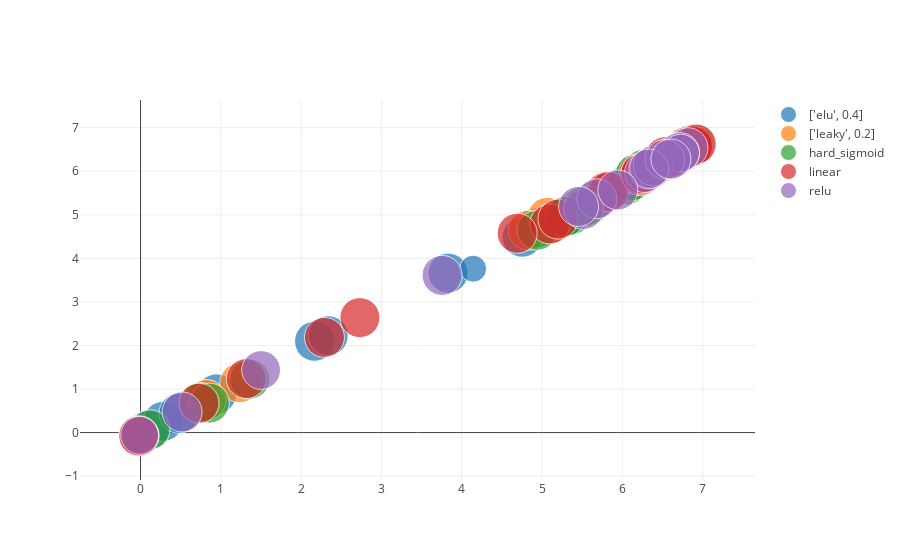

Notebook code for this chart:
### Code cell
results.results_dataframe_graph(facet='activation_full',att=['neuronsE','neuronsD','nlayersE','nlayersD', 'activation','fulldrop', 'drop', 'activation_full','lag'])

### Figure 1 — Plotly figure (JSON) as saved in the notebook; plotly's stock layout.template omitted (floating-point values rounded to 4 significant figures)
{"data": [{"marker": {"size": [40, 40, 39.2, 40, 39.2, 40, 40, 38.6, 26.6, 40, 39, 39.4, 40, 40, 40, 40, 40, 40, 27, 38.8, 40, 40, 40, 40, 40, 39.8, 40, 40, 40, 38.2, 40]}, "mode": "markers", "name": "['elu', 0.4]", "text": ["neuronsE:1024-neuronsD:1024-nlayersE:3-nlayersD:1-activation:hard_sigmoid-fulldrop:0.1-drop:0.4-activation_full:['elu', 0.4]-lag:6-activation_full:['elu', 0.4]", "neuronsE:1024-neuronsD:1024-nlayersE:3-nlayersD:2-activation:['elu', 0.4]-fulldrop:0.2-drop:0.0-activation_full:['elu', 0.4]-lag:18-activation_full:['elu', 0.4]", "neuronsE:1024-neuronsD:128-nlayersE:3-nlayersD:3-activation:relu-fulldrop:0.2-drop:0.0-activation_full:['elu', 0.4]-lag:6-activation_full:['elu', 0.4]", "neuronsE:1024-neuronsD:512-nlayersE:2-nlayersD:1-activation:relu-fulldrop:0.4-drop:0.0-activation_full:['elu', 0.4]-lag:12-activation_full:['elu', 0.4]", "neuronsE:1024-neuronsD:64-nlayersE:3-nlayersD:1-activation:linear-fulldrop:0.3-drop:0.0-activation_full:['elu', 0.4]-lag:18-activation_full:['elu', 0.4]", "neuronsE:128-neuronsD:1024-nlayersE:2-nlayersD:2-activation:hard_sigmoid-fulldrop:0.2-drop:0.4-activation_full:['elu', 0.4]-lag:6-activation_full:['elu', 0.4]", "neuronsE:128-neuronsD:196-nlayersE:3-nlayersD:3-activation:linear-fulldrop:0.2-drop:0.1-activation_full:['elu', 0.4]-lag:18-activation_full:['elu', 0.4]", "neuronsE:128-neuronsD:2048-nlayersE:3-nlayersD:3-activation:['leaky', 0.2]-fulldrop:0.1-drop:0.3-activation_full:['elu', 0.4]-lag:6-activation_full:['elu', 0.4]", "neuronsE:128-neuronsD:2048-nlayersE:3-nlayersD:3-activation:linear-fulldrop:0.0-drop:0.2-activation_full:['elu', 0.4]-lag:12-activation_full:['elu', 0.4]", "neuronsE:128-neuronsD:256-nlayersE:1-nlayersD:1-activation:hard_sigmoid-fulldrop:0.4-drop:0.0-activation_full:['elu', 0.4]-lag:12-activation_full:['elu', 0.4]", "neuronsE:196-neuronsD:1024-nlayersE:2-nlayersD:1-activation:relu-fulldrop:0.5-drop:0.0-activation_full:['elu', 0.4]-lag:6-activation_full:['elu', 0.4]", "neuronsE:196-neuronsD:128-nlayersE:1-nlayersD:1-activation:['elu', 0.4]-fulldrop:0.2-drop:0.0-activation_full:['elu', 0.4]-lag:6-activation_full:['elu', 0.4]", "neuronsE:196-neuronsD:128-nlayersE:2-nlayersD:1-activation:linear-fulldrop:0.2-drop:0.0-activation_full:['elu', 0.4]-lag:18-activation_full:['elu', 0.4]", "neuronsE:196-neuronsD:128-nlayersE:2-nlayersD:3-activation:hard_sigmoid-fulldrop:0.5-drop:0.3-activation_full:['elu', 0.4]-lag:6-activation_full:['elu', 0.4]", "neuronsE:196-neuronsD:196-nlayersE:2-nlayersD:2-activation:relu-fulldrop:0.5-drop:0.4-activation_full:['elu', 0.4]-lag:18-activation_full:['elu', 0.4]", "neuronsE:196-neuronsD:32-nlayersE:2-nlayersD:2-activation:['leaky', 0.2]-fulldrop:0.2-drop:0.5-activation_full:['elu', 0.4]-lag:12-activation_full:['elu', 0.4]", "neuronsE:196-neuronsD:64-nlayersE:2-nlayersD:3-activation:['leaky', 0.2]-fulldrop:0.2-drop:0.4-activation_full:['elu', 0.4]-lag:12-activation_full:['elu', 0.4]", "neuronsE:2048-neuronsD:2048-nlayersE:1-nlayersD:1-activation:hard_sigmoid-fulldrop:0.3-drop:0.5-activation_full:['elu', 0.4]-lag:6-activation_full:['elu', 0.4]", "neuronsE:2048-neuronsD:2048-nlayersE:2-nlayersD:3-activation:linear-fulldrop:0.2-drop:0.1-activation_full:['elu', 0.4]-lag:12-activation_full:['elu', 0.4]", "neuronsE:2048-neuronsD:512-nlayersE:3-nlayersD:2-activation:hard_sigmoid-fulldrop:0.3-drop:0.5-activation_full:['elu', 0.4]-lag:6-activation_full:['elu', 0.4]", "neuronsE:2048-neuronsD:64-nlayersE:2-nlayersD:2-activation:linear-fulldrop:0.4-drop:0.1-activation_full:['elu', 0.4]-lag:6-activation_full:['elu', 0.4]", "neuronsE:256-neuronsD:256-nlayersE:3-nlayersD:1-activation:['elu', 0.4]-fulldrop:0.5-drop:0.0-activation_full:['elu', 0.4]-lag:18-activation_full:['elu', 0.4]", "neuronsE:256-neuronsD:64-nlayersE:3-nlayersD:1-activation:relu-fulldrop:0.0-drop:0.3-activation_full:['elu', 0.4]-lag:18-activation_full:['elu', 0.4]", "neuronsE:32-neuronsD:512-nlayersE:2-nlayersD:2-activation:['leaky', 0.2]-fulldrop:0.2-drop:0.3-activation_full:['elu', 0.4]-lag:18-activation_full:['elu', 0.4]", "neuronsE:512-neuronsD:196-nlayersE:1-nlayersD:1-activation:['leaky', 0.2]-fulldrop:0.0-drop:0.5-activation_full:['elu', 0.4]-lag:18-activation_full:['elu', 0.4]", "neuronsE:512-neuronsD:196-nlayersE:2-nlayersD:2-activation:['leaky', 0.2]-fulldrop:0.4-drop:0.2-activation_full:['elu', 0.4]-lag:18-activation_full:['elu', 0.4]", "neuronsE:64-neuronsD:196-nlayersE:1-nlayersD:2-activation:['elu', 0.4]-fulldrop:0.1-drop:0.5-activation_full:['elu', 0.4]-lag:12-activation_full:['elu', 0.4]", "neuronsE:64-neuronsD:196-nlayersE:3-nlayersD:2-activation:relu-fulldrop:0.5-drop:0.5-activation_full:['elu', 0.4]-lag:12-activation_full:['elu', 0.4]", "neuronsE:64-neuronsD:2048-nlayersE:2-nlayersD:1-activation:relu-fulldrop:0.3-drop:0.4-activation_full:['elu', 0.4]-lag:18-activation_full:['elu', 0.4]", "neuronsE:64-neuronsD:2048-nlayersE:2-nlayersD:3-activation:hard_sigmoid-fulldrop:0.4-drop:0.2-activation_full:['elu', 0.4]-lag:6-activation_full:['elu', 0.4]", "neuronsE:64-neuronsD:256-nlayersE:1-nlayersD:1-activation:linear-fulldrop:0.0-drop:0.0-activation_full:['elu', 0.4]-lag:18-activation_full:['elu', 0.4]"], "type": "scatter", "uid": "79a8de85-818d-4d2a-9422-7d1f27512687", "x": [-0.01846, 6.8, 6.798, 6.799, 6.658, 0.09916, 6.287, 6.154, 6.543, 3.83, 6.646, 6.751, 6.767, -0.0124, 4.754, 0.5186, 5.355, 2.167, 4.142, -0.01464, 6.153, 6.826, 5.629, 4.929, 0.2821, 6.144, 2.337, 0.4791, 0.9462, -0.02351, 6.635], "y": [-0.05623, 6.498, 6.492, 6.54, 6.372, 0.05682, 6.006, 5.876, 6.252, 3.662, 6.332, 6.498, 6.489, -0.07524, 4.485, 0.4773, 4.99, 2.097, 3.763, -0.07574, 5.906, 6.539, 5.298, 4.699, 0.2581, 5.804, 2.225, 0.4434, 0.8886, -0.06947, 6.361]}, {"marker": {"size": [39.8, 40, 40, 40, 39.6, 40, 40, 38.6, 40, 39.8, 40, 40, 39.6, 39.8, 40, 40, 40, 40, 40, 39.6, 40, 40, 40, 40, 40]}, "mode": "markers", "name": "['leaky', 0.2]", "text": ["neuronsE:1024-neuronsD:196-nlayersE:1-nlayersD:2-activation:['elu', 0.4]-fulldrop:0.4-drop:0.1-activation_full:['leaky', 0.2]-lag:6-activation_full:['leaky', 0.2]", "neuronsE:1024-neuronsD:256-nlayersE:1-nlayersD:3-activation:hard_sigmoid-fulldrop:0.3-drop:0.0-activation_full:['leaky', 0.2]-lag:12-activation_full:['leaky', 0.2]", "neuronsE:1024-neuronsD:256-nlayersE:3-nlayersD:2-activation:['leaky', 0.2]-fulldrop:0.4-drop:0.4-activation_full:['leaky', 0.2]-lag:12-activation_full:['leaky', 0.2]", "neuronsE:128-neuronsD:128-nlayersE:3-nlayersD:1-activation:['elu', 0.4]-fulldrop:0.2-drop:0.1-activation_full:['leaky', 0.2]-lag:6-activation_full:['leaky', 0.2]", "neuronsE:128-neuronsD:256-nlayersE:3-nlayersD:1-activation:['elu', 0.4]-fulldrop:0.1-drop:0.0-activation_full:['leaky', 0.2]-lag:6-activation_full:['leaky', 0.2]", "neuronsE:128-neuronsD:64-nlayersE:1-nlayersD:2-activation:['elu', 0.4]-fulldrop:0.1-drop:0.2-activation_full:['leaky', 0.2]-lag:18-activation_full:['leaky', 0.2]", "neuronsE:128-neuronsD:64-nlayersE:2-nlayersD:3-activation:['leaky', 0.2]-fulldrop:0.5-drop:0.2-activation_full:['leaky', 0.2]-lag:18-activation_full:['leaky', 0.2]", "neuronsE:128-neuronsD:64-nlayersE:3-nlayersD:1-activation:['elu', 0.4]-fulldrop:0.5-drop:0.0-activation_full:['leaky', 0.2]-lag:18-activation_full:['leaky', 0.2]", "neuronsE:196-neuronsD:1024-nlayersE:2-nlayersD:2-activation:hard_sigmoid-fulldrop:0.2-drop:0.3-activation_full:['leaky', 0.2]-lag:12-activation_full:['leaky', 0.2]", "neuronsE:196-neuronsD:196-nlayersE:1-nlayersD:1-activation:['elu', 0.4]-fulldrop:0.1-drop:0.0-activation_full:['leaky', 0.2]-lag:18-activation_full:['leaky', 0.2]", "neuronsE:196-neuronsD:512-nlayersE:1-nlayersD:1-activation:['leaky', 0.2]-fulldrop:0.5-drop:0.0-activation_full:['leaky', 0.2]-lag:18-activation_full:['leaky', 0.2]", "neuronsE:2048-neuronsD:1024-nlayersE:2-nlayersD:3-activation:relu-fulldrop:0.4-drop:0.3-activation_full:['leaky', 0.2]-lag:6-activation_full:['leaky', 0.2]", "neuronsE:2048-neuronsD:64-nlayersE:1-nlayersD:3-activation:['elu', 0.4]-fulldrop:0.1-drop:0.0-activation_full:['leaky', 0.2]-lag:18-activation_full:['leaky', 0.2]", "neuronsE:256-neuronsD:512-nlayersE:1-nlayersD:3-activation:['elu', 0.4]-fulldrop:0.0-drop:0.1-activation_full:['leaky', 0.2]-lag:18-activation_full:['leaky', 0.2]", "neuronsE:32-neuronsD:1024-nlayersE:1-nlayersD:1-activation:['elu', 0.4]-fulldrop:0.0-drop:0.2-activation_full:['leaky', 0.2]-lag:12-activation_full:['leaky', 0.2]", "neuronsE:32-neuronsD:1024-nlayersE:3-nlayersD:1-activation:relu-fulldrop:0.5-drop:0.5-activation_full:['leaky', 0.2]-lag:6-activation_full:['leaky', 0.2]", "neuronsE:32-neuronsD:2048-nlayersE:1-nlayersD:2-activation:['elu', 0.4]-fulldrop:0.3-drop:0.0-activation_full:['leaky', 0.2]-lag:12-activation_full:['leaky', 0.2]", "neuronsE:32-neuronsD:2048-nlayersE:2-nlayersD:1-activation:relu-fulldrop:0.2-drop:0.3-activation_full:['leaky', 0.2]-lag:12-activation_full:['leaky', 0.2]", "neuronsE:32-neuronsD:512-nlayersE:1-nlayersD:3-activation:hard_sigmoid-fulldrop:0.1-drop:0.5-activation_full:['leaky', 0.2]-lag:18-activation_full:['leaky', 0.2]", "neuronsE:512-neuronsD:1024-nlayersE:1-nlayersD:2-activation:['elu', 0.4]-fulldrop:0.4-drop:0.0-activation_full:['leaky', 0.2]-lag:6-activation_full:['leaky', 0.2]", "neuronsE:512-neuronsD:128-nlayersE:1-nlayersD:1-activation:['elu', 0.4]-fulldrop:0.0-drop:0.0-activation_full:['leaky', 0.2]-lag:18-activation_full:['leaky', 0.2]", "neuronsE:512-neuronsD:128-nlayersE:1-nlayersD:3-activation:['elu', 0.4]-fulldrop:0.3-drop:0.0-activation_full:['leaky', 0.2]-lag:6-activation_full:['leaky', 0.2]", "neuronsE:512-neuronsD:128-nlayersE:2-nlayersD:2-activation:relu-fulldrop:0.5-drop:0.4-activation_full:['leaky', 0.2]-lag:12-activation_full:['leaky', 0.2]", "neuronsE:64-neuronsD:1024-nlayersE:3-nlayersD:2-activation:linear-fulldrop:0.2-drop:0.0-activation_full:['leaky', 0.2]-lag:6-activation_full:['leaky', 0.2]", "neuronsE:64-neuronsD:512-nlayersE:2-nlayersD:2-activation:relu-fulldrop:0.2-drop:0.1-activation_full:['leaky', 0.2]-lag:18-activation_full:['leaky', 0.2]"], "type": "scatter", "uid": "2e9721c6-4179-4ec0-b479-d6ba72bcbc2a", "x": [6.704, 0.8162, 5.128, 6.585, 6.642, 6.109, 6.107, 6.801, 0.8201, 6.853, 6.82, 6.126, 6.73, 6.632, 6.68, 5.069, 6.658, 4.828, 1.237, 6.78, 6.849, 6.813, 5.482, 6.5, 6.587], "y": [6.394, 0.7501, 4.803, 6.293, 6.34, 5.781, 5.773, 6.528, 0.7591, 6.565, 6.594, 5.813, 6.406, 6.324, 6.4, 4.943, 6.395, 4.647, 1.147, 6.488, 6.541, 6.522, 5.163, 6.213, 6.297]}, {"marker": {"size": [40, 40, 40, 39.8, 40, 40, 40, 40, 40, 40, 40, 40, 40, 40, 40, 40, 40, 40, 40, 40, 40, 40, 40, 40, 40, 40, 40, 40, 40, 40, 40, 39.8, 40, 40, 40, 40, 40, 40, 40, 39.4, 40, 40, 40, 40, 40, 40, 40, 40, 40, 40, 38.6]}, "mode": "markers", "name": "hard_sigmoid", "text": ["neuronsE:1024-neuronsD:1024-nlayersE:1-nlayersD:2-activation:['leaky', 0.2]-fulldrop:0.3-drop:0.0-activation_full:hard_sigmoid-lag:12-activation_full:hard_sigmoid", "neuronsE:1024-neuronsD:1024-nlayersE:2-nlayersD:2-activation:relu-fulldrop:0.2-drop:0.1-activation_full:hard_sigmoid-lag:6-activation_full:hard_sigmoid", "neuronsE:1024-neuronsD:128-nlayersE:1-nlayersD:2-activation:['leaky', 0.2]-fulldrop:0.0-drop:0.0-activation_full:hard_sigmoid-lag:18-activation_full:hard_sigmoid", "neuronsE:1024-neuronsD:128-nlayersE:2-nlayersD:3-activation:['leaky', 0.2]-fulldrop:0.3-drop:0.0-activation_full:hard_sigmoid-lag:18-activation_full:hard_sigmoid", "neuronsE:1024-neuronsD:128-nlayersE:3-nlayersD:3-activation:['elu', 0.4]-fulldrop:0.5-drop:0.3-activation_full:hard_sigmoid-lag:6-activation_full:hard_sigmoid", "neuronsE:1024-neuronsD:196-nlayersE:1-nlayersD:2-activation:['leaky', 0.2]-fulldrop:0.1-drop:0.0-activation_full:hard_sigmoid-lag:12-activation_full:hard_sigmoid", "neuronsE:1024-neuronsD:196-nlayersE:3-nlayersD:3-activation:['leaky', 0.2]-fulldrop:0.0-drop:0.4-activation_full:hard_sigmoid-lag:18-activation_full:hard_sigmoid", "neuronsE:1024-neuronsD:256-nlayersE:1-nlayersD:2-activation:['elu', 0.4]-fulldrop:0.3-drop:0.1-activation_full:hard_sigmoid-lag:6-activation_full:hard_sigmoid", "neuronsE:1024-neuronsD:256-nlayersE:1-nlayersD:2-activation:['leaky', 0.2]-fulldrop:0.4-drop:0.0-activation_full:hard_sigmoid-lag:12-activation_full:hard_sigmoid", "neuronsE:1024-neuronsD:256-nlayersE:2-nlayersD:2-activation:['elu', 0.4]-fulldrop:0.3-drop:0.3-activation_full:hard_sigmoid-lag:18-activation_full:hard_sigmoid", "neuronsE:128-neuronsD:196-nlayersE:3-nlayersD:2-activation:relu-fulldrop:0.1-drop:0.0-activation_full:hard_sigmoid-lag:18-activation_full:hard_sigmoid", "neuronsE:128-neuronsD:256-nlayersE:1-nlayersD:2-activation:['leaky', 0.2]-fulldrop:0.5-drop:0.0-activation_full:hard_sigmoid-lag:12-activation_full:hard_sigmoid", "neuronsE:128-neuronsD:512-nlayersE:1-nlayersD:2-activation:relu-fulldrop:0.4-drop:0.1-activation_full:hard_sigmoid-lag:6-activation_full:hard_sigmoid", "neuronsE:128-neuronsD:512-nlayersE:1-nlayersD:2-activation:relu-fulldrop:0.1-drop:0.1-activation_full:hard_sigmoid-lag:18-activation_full:hard_sigmoid", "neuronsE:128-neuronsD:64-nlayersE:2-nlayersD:1-activation:['elu', 0.4]-fulldrop:0.4-drop:0.0-activation_full:hard_sigmoid-lag:6-activation_full:hard_sigmoid", "neuronsE:196-neuronsD:1024-nlayersE:1-nlayersD:1-activation:['elu', 0.4]-fulldrop:0.1-drop:0.0-activation_full:hard_sigmoid-lag:18-activation_full:hard_sigmoid", "neuronsE:196-neuronsD:1024-nlayersE:2-nlayersD:2-activation:linear-fulldrop:0.1-drop:0.1-activation_full:hard_sigmoid-lag:6-activation_full:hard_sigmoid", "neuronsE:196-neuronsD:128-nlayersE:2-nlayersD:2-activation:relu-fulldrop:0.2-drop:0.5-activation_full:hard_sigmoid-lag:6-activation_full:hard_sigmoid", "neuronsE:196-neuronsD:196-nlayersE:2-nlayersD:2-activation:['leaky', 0.2]-fulldrop:0.2-drop:0.0-activation_full:hard_sigmoid-lag:12-activation_full:hard_sigmoid", "neuronsE:196-neuronsD:256-nlayersE:2-nlayersD:1-activation:relu-fulldrop:0.2-drop:0.0-activation_full:hard_sigmoid-lag:12-activation_full:hard_sigmoid", "neuronsE:196-neuronsD:256-nlayersE:3-nlayersD:2-activation:['elu', 0.4]-fulldrop:0.3-drop:0.0-activation_full:hard_sigmoid-lag:18-activation_full:hard_sigmoid", "neuronsE:196-neuronsD:512-nlayersE:1-nlayersD:2-activation:['elu', 0.4]-fulldrop:0.1-drop:0.0-activation_full:hard_sigmoid-lag:18-activation_full:hard_sigmoid", "neuronsE:196-neuronsD:512-nlayersE:1-nlayersD:2-activation:['elu', 0.4]-fulldrop:0.2-drop:0.0-activation_full:hard_sigmoid-lag:18-activation_full:hard_sigmoid", "neuronsE:196-neuronsD:512-nlayersE:2-nlayersD:2-activation:relu-fulldrop:0.1-drop:0.0-activation_full:hard_sigmoid-lag:12-activation_full:hard_sigmoid", "neuronsE:196-neuronsD:64-nlayersE:1-nlayersD:1-activation:['elu', 0.4]-fulldrop:0.4-drop:0.2-activation_full:hard_sigmoid-lag:12-activation_full:hard_sigmoid", "neuronsE:2048-neuronsD:2048-nlayersE:1-nlayersD:1-activation:linear-fulldrop:0.3-drop:0.2-activation_full:hard_sigmoid-lag:6-activation_full:hard_sigmoid", "neuronsE:256-neuronsD:1024-nlayersE:1-nlayersD:1-activation:relu-fulldrop:0.2-drop:0.1-activation_full:hard_sigmoid-lag:6-activation_full:hard_sigmoid", "neuronsE:256-neuronsD:1024-nlayersE:1-nlayersD:2-activation:['leaky', 0.2]-fulldrop:0.0-drop:0.0-activation_full:hard_sigmoid-lag:12-activation_full:hard_sigmoid", "neuronsE:256-neuronsD:128-nlayersE:1-nlayersD:3-activation:linear-fulldrop:0.1-drop:0.4-activation_full:hard_sigmoid-lag:6-activation_full:hard_sigmoid", "neuronsE:256-neuronsD:196-nlayersE:1-nlayersD:3-activation:relu-fulldrop:0.5-drop:0.0-activation_full:hard_sigmoid-lag:6-activation_full:hard_sigmoid", "neuronsE:256-neuronsD:196-nlayersE:2-nlayersD:1-activation:['leaky', 0.2]-fulldrop:0.4-drop:0.0-activation_full:hard_sigmoid-lag:12-activation_full:hard_sigmoid", "neuronsE:256-neuronsD:196-nlayersE:3-nlayersD:3-activation:hard_sigmoid-fulldrop:0.2-drop:0.3-activation_full:hard_sigmoid-lag:12-activation_full:hard_sigmoid", "neuronsE:256-neuronsD:512-nlayersE:3-nlayersD:1-activation:['leaky', 0.2]-fulldrop:0.3-drop:0.0-activation_full:hard_sigmoid-lag:18-activation_full:hard_sigmoid", "neuronsE:256-neuronsD:512-nlayersE:3-nlayersD:2-activation:['elu', 0.4]-fulldrop:0.5-drop:0.2-activation_full:hard_sigmoid-lag:18-activation_full:hard_sigmoid", "neuronsE:256-neuronsD:64-nlayersE:1-nlayersD:1-activation:['leaky', 0.2]-fulldrop:0.3-drop:0.0-activation_full:hard_sigmoid-lag:6-activation_full:hard_sigmoid", "neuronsE:256-neuronsD:64-nlayersE:3-nlayersD:3-activation:['elu', 0.4]-fulldrop:0.5-drop:0.1-activation_full:hard_sigmoid-lag:6-activation_full:hard_sigmoid", "neuronsE:32-neuronsD:256-nlayersE:3-nlayersD:1-activation:['leaky', 0.2]-fulldrop:0.3-drop:0.5-activation_full:hard_sigmoid-lag:18-activation_full:hard_sigmoid", "neuronsE:32-neuronsD:512-nlayersE:1-nlayersD:1-activation:linear-fulldrop:0.0-drop:0.1-activation_full:hard_sigmoid-lag:6-activation_full:hard_sigmoid", "neuronsE:32-neuronsD:64-nlayersE:1-nlayersD:1-activation:['leaky', 0.2]-fulldrop:0.4-drop:0.1-activation_full:hard_sigmoid-lag:18-activation_full:hard_sigmoid", "neuronsE:32-neuronsD:64-nlayersE:3-nlayersD:3-activation:relu-fulldrop:0.4-drop:0.1-activation_full:hard_sigmoid-lag:6-activation_full:hard_sigmoid", "neuronsE:512-neuronsD:1024-nlayersE:1-nlayersD:2-activation:['elu', 0.4]-fulldrop:0.2-drop:0.0-activation_full:hard_sigmoid-lag:18-activation_full:hard_sigmoid", "neuronsE:512-neuronsD:1024-nlayersE:2-nlayersD:2-activation:relu-fulldrop:0.1-drop:0.1-activation_full:hard_sigmoid-lag:12-activation_full:hard_sigmoid", "neuronsE:512-neuronsD:1024-nlayersE:3-nlayersD:2-activation:['elu', 0.4]-fulldrop:0.3-drop:0.1-activation_full:hard_sigmoid-lag:6-activation_full:hard_sigmoid", "neuronsE:512-neuronsD:1024-nlayersE:3-nlayersD:2-activation:['leaky', 0.2]-fulldrop:0.5-drop:0.1-activation_full:hard_sigmoid-lag:18-activation_full:hard_sigmoid", "neuronsE:512-neuronsD:32-nlayersE:3-nlayersD:1-activation:linear-fulldrop:0.3-drop:0.4-activation_full:hard_sigmoid-lag:12-activation_full:hard_sigmoid", "neuronsE:512-neuronsD:512-nlayersE:1-nlayersD:1-activation:['leaky', 0.2]-fulldrop:0.1-drop:0.0-activation_full:hard_sigmoid-lag:12-activation_full:hard_sigmoid", "neuronsE:512-neuronsD:512-nlayersE:2-nlayersD:1-activation:['elu', 0.4]-fulldrop:0.2-drop:0.0-activation_full:hard_sigmoid-lag:12-activation_full:hard_sigmoid", "neuronsE:512-neuronsD:64-nlayersE:3-nlayersD:2-activation:['leaky', 0.2]-fulldrop:0.3-drop:0.4-activation_full:hard_sigmoid-lag:12-activation_full:hard_sigmoid", "neuronsE:64-neuronsD:1024-nlayersE:3-nlayersD:3-activation:relu-fulldrop:0.4-drop:0.3-activation_full:hard_sigmoid-lag:6-activation_full:hard_sigmoid", "neuronsE:64-neuronsD:196-nlayersE:2-nlayersD:2-activation:['elu', 0.4]-fulldrop:0.1-drop:0.0-activation_full:hard_sigmoid-lag:12-activation_full:hard_sigmoid", "neuronsE:64-neuronsD:196-nlayersE:3-nlayersD:2-activation:linear-fulldrop:0.4-drop:0.0-activation_full:hard_sigmoid-lag:18-activation_full:hard_sigmoid"], "type": "scatter", "uid": "124666a8-d424-47e3-ae87-67f70fc9ac42", "x": [6.799, 6.705, 6.805, 6.812, 6.056, 6.855, 1.359, 6.869, 6.862, 5.572, 6.679, 6.795, 6.708, 6.627, 6.714, 6.905, 6.37, 5.279, 6.827, 6.796, 6.845, 6.885, 6.797, 6.739, 6.805, 5.519, 6.812, 6.827, 4.941, 6.752, 6.846, 0.119, 6.716, 6.109, 6.729, 6.649, 0.7385, 6.371, 6.426, 6.266, 6.896, 6.649, 6.631, 6.608, 0.8557, 6.844, 6.892, 5.3, 6.164, 6.73, 6.494], "y": [6.558, 6.382, 6.507, 6.505, 5.691, 6.538, 1.227, 6.582, 6.549, 5.213, 6.367, 6.514, 6.421, 6.326, 6.426, 6.619, 6.095, 4.946, 6.524, 6.496, 6.55, 6.59, 6.513, 6.432, 6.519, 5.186, 6.512, 6.533, 4.646, 6.458, 6.556, 0.0658, 6.404, 5.774, 6.44, 6.361, 0.6928, 6.104, 6.16, 6.053, 6.592, 6.341, 6.328, 6.291, 0.6773, 6.545, 6.589, 4.968, 5.936, 6.444, 6.275]}, {"marker": {"size": [40, 39.4, 39.6, 40, 40, 40, 40, 40, 40, 40, 40, 40, 40, 40, 39.2, 40, 40, 38.8, 40, 40, 40, 40, 40, 40, 40, 40, 40, 40, 40, 39.8, 40, 40, 40, 40, 40, 40, 40, 40, 40, 40, 40, 39.8, 40, 40]}, "mode": "markers", "name": "linear", "text": ["neuronsE:1024-neuronsD:1024-nlayersE:2-nlayersD:1-activation:['leaky', 0.2]-fulldrop:0.1-drop:0.0-activation_full:linear-lag:12-activation_full:linear", "neuronsE:1024-neuronsD:128-nlayersE:2-nlayersD:2-activation:['leaky', 0.2]-fulldrop:0.3-drop:0.0-activation_full:linear-lag:12-activation_full:linear", "neuronsE:1024-neuronsD:512-nlayersE:1-nlayersD:3-activation:relu-fulldrop:0.3-drop:0.0-activation_full:linear-lag:12-activation_full:linear", "neuronsE:128-neuronsD:1024-nlayersE:3-nlayersD:2-activation:relu-fulldrop:0.0-drop:0.1-activation_full:linear-lag:12-activation_full:linear", "neuronsE:128-neuronsD:128-nlayersE:1-nlayersD:1-activation:['leaky', 0.2]-fulldrop:0.1-drop:0.1-activation_full:linear-lag:6-activation_full:linear", "neuronsE:128-neuronsD:128-nlayersE:1-nlayersD:2-activation:['elu', 0.4]-fulldrop:0.5-drop:0.2-activation_full:linear-lag:6-activation_full:linear", "neuronsE:128-neuronsD:196-nlayersE:3-nlayersD:1-activation:relu-fulldrop:0.2-drop:0.0-activation_full:linear-lag:18-activation_full:linear", "neuronsE:128-neuronsD:256-nlayersE:1-nlayersD:1-activation:['leaky', 0.2]-fulldrop:0.2-drop:0.0-activation_full:linear-lag:12-activation_full:linear", "neuronsE:128-neuronsD:256-nlayersE:2-nlayersD:2-activation:relu-fulldrop:0.4-drop:0.1-activation_full:linear-lag:18-activation_full:linear", "neuronsE:128-neuronsD:512-nlayersE:2-nlayersD:2-activation:relu-fulldrop:0.1-drop:0.2-activation_full:linear-lag:12-activation_full:linear", "neuronsE:196-neuronsD:128-nlayersE:2-nlayersD:1-activation:['elu', 0.4]-fulldrop:0.3-drop:0.0-activation_full:linear-lag:12-activation_full:linear", "neuronsE:196-neuronsD:128-nlayersE:2-nlayersD:1-activation:['leaky', 0.2]-fulldrop:0.5-drop:0.5-activation_full:linear-lag:12-activation_full:linear", "neuronsE:196-neuronsD:196-nlayersE:3-nlayersD:2-activation:linear-fulldrop:0.3-drop:0.3-activation_full:linear-lag:12-activation_full:linear", "neuronsE:196-neuronsD:256-nlayersE:3-nlayersD:2-activation:['leaky', 0.2]-fulldrop:0.1-drop:0.0-activation_full:linear-lag:12-activation_full:linear", "neuronsE:196-neuronsD:32-nlayersE:1-nlayersD:2-activation:['leaky', 0.2]-fulldrop:0.3-drop:0.0-activation_full:linear-lag:12-activation_full:linear", "neuronsE:196-neuronsD:512-nlayersE:2-nlayersD:2-activation:['elu', 0.4]-fulldrop:0.5-drop:0.0-activation_full:linear-lag:12-activation_full:linear", "neuronsE:2048-neuronsD:128-nlayersE:2-nlayersD:3-activation:['elu', 0.4]-fulldrop:0.5-drop:0.4-activation_full:linear-lag:18-activation_full:linear", "neuronsE:2048-neuronsD:512-nlayersE:3-nlayersD:1-activation:hard_sigmoid-fulldrop:0.0-drop:0.5-activation_full:linear-lag:6-activation_full:linear", "neuronsE:256-neuronsD:1024-nlayersE:1-nlayersD:2-activation:['elu', 0.4]-fulldrop:0.3-drop:0.1-activation_full:linear-lag:6-activation_full:linear", "neuronsE:256-neuronsD:1024-nlayersE:2-nlayersD:2-activation:relu-fulldrop:0.0-drop:0.1-activation_full:linear-lag:6-activation_full:linear", "neuronsE:256-neuronsD:128-nlayersE:3-nlayersD:2-activation:['leaky', 0.2]-fulldrop:0.4-drop:0.0-activation_full:linear-lag:6-activation_full:linear", "neuronsE:256-neuronsD:196-nlayersE:3-nlayersD:3-activation:linear-fulldrop:0.2-drop:0.4-activation_full:linear-lag:6-activation_full:linear", "neuronsE:256-neuronsD:256-nlayersE:1-nlayersD:1-activation:['leaky', 0.2]-fulldrop:0.3-drop:0.1-activation_full:linear-lag:18-activation_full:linear", "neuronsE:256-neuronsD:256-nlayersE:1-nlayersD:1-activation:relu-fulldrop:0.1-drop:0.1-activation_full:linear-lag:12-activation_full:linear", "neuronsE:256-neuronsD:256-nlayersE:3-nlayersD:2-activation:['leaky', 0.2]-fulldrop:0.4-drop:0.0-activation_full:linear-lag:12-activation_full:linear", "neuronsE:256-neuronsD:256-nlayersE:3-nlayersD:2-activation:['leaky', 0.2]-fulldrop:0.4-drop:0.1-activation_full:linear-lag:6-activation_full:linear", "neuronsE:256-neuronsD:512-nlayersE:2-nlayersD:1-activation:['leaky', 0.2]-fulldrop:0.2-drop:0.0-activation_full:linear-lag:18-activation_full:linear", "neuronsE:32-neuronsD:128-nlayersE:1-nlayersD:3-activation:['elu', 0.4]-fulldrop:0.2-drop:0.0-activation_full:linear-lag:18-activation_full:linear", "neuronsE:512-neuronsD:1024-nlayersE:1-nlayersD:3-activation:hard_sigmoid-fulldrop:0.2-drop:0.3-activation_full:linear-lag:6-activation_full:linear", "neuronsE:512-neuronsD:1024-nlayersE:2-nlayersD:1-activation:['leaky', 0.2]-fulldrop:0.1-drop:0.1-activation_full:linear-lag:18-activation_full:linear", "neuronsE:512-neuronsD:1024-nlayersE:3-nlayersD:1-activation:relu-fulldrop:0.5-drop:0.1-activation_full:linear-lag:18-activation_full:linear", "neuronsE:512-neuronsD:128-nlayersE:3-nlayersD:1-activation:relu-fulldrop:0.5-drop:0.2-activation_full:linear-lag:6-activation_full:linear", "neuronsE:512-neuronsD:196-nlayersE:3-nlayersD:1-activation:linear-fulldrop:0.1-drop:0.1-activation_full:linear-lag:18-activation_full:linear", "neuronsE:512-neuronsD:196-nlayersE:3-nlayersD:2-activation:relu-fulldrop:0.3-drop:0.0-activation_full:linear-lag:12-activation_full:linear", "neuronsE:512-neuronsD:2048-nlayersE:1-nlayersD:1-activation:hard_sigmoid-fulldrop:0.1-drop:0.5-activation_full:linear-lag:6-activation_full:linear", "neuronsE:512-neuronsD:256-nlayersE:2-nlayersD:2-activation:['elu', 0.4]-fulldrop:0.3-drop:0.0-activation_full:linear-lag:18-activation_full:linear", "neuronsE:512-neuronsD:512-nlayersE:1-nlayersD:1-activation:relu-fulldrop:0.4-drop:0.0-activation_full:linear-lag:12-activation_full:linear", "neuronsE:512-neuronsD:512-nlayersE:1-nlayersD:2-activation:['elu', 0.4]-fulldrop:0.4-drop:0.0-activation_full:linear-lag:12-activation_full:linear", "neuronsE:64-neuronsD:196-nlayersE:2-nlayersD:3-activation:relu-fulldrop:0.2-drop:0.0-activation_full:linear-lag:6-activation_full:linear", "neuronsE:64-neuronsD:196-nlayersE:3-nlayersD:3-activation:linear-fulldrop:0.3-drop:0.4-activation_full:linear-lag:12-activation_full:linear", "neuronsE:64-neuronsD:2048-nlayersE:3-nlayersD:2-activation:relu-fulldrop:0.5-drop:0.5-activation_full:linear-lag:6-activation_full:linear", "neuronsE:64-neuronsD:512-nlayersE:2-nlayersD:2-activation:linear-fulldrop:0.2-drop:0.2-activation_full:linear-lag:6-activation_full:linear", "neuronsE:64-neuronsD:64-nlayersE:2-nlayersD:1-activation:linear-fulldrop:0.4-drop:0.2-activation_full:linear-lag:12-activation_full:linear", "neuronsE:64-neuronsD:64-nlayersE:2-nlayersD:1-activation:relu-fulldrop:0.5-drop:0.2-activation_full:linear-lag:6-activation_full:linear"], "type": "scatter", "uid": "c4b94507-70ca-4b8a-9975-32cd8c894f84", "x": [6.847, 6.856, 6.852, 6.626, 6.572, 6.231, 6.747, 6.784, 6.622, 6.355, 6.794, 0.728, 5.097, 6.796, 6.737, 6.84, 1.318, -0.01052, 6.742, 6.662, 6.751, 5.198, 6.859, 6.685, 6.729, 6.698, 6.864, 6.641, -0.02226, 6.638, 6.646, 6.199, 6.218, 6.535, 2.29, 6.875, 6.875, 6.921, 6.601, 2.732, 4.691, 5.797, 5.829, 6.23], "y": [6.545, 6.545, 6.545, 6.326, 6.268, 5.896, 6.452, 6.485, 6.314, 6.054, 6.553, 0.6743, 4.789, 6.494, 6.439, 6.547, 1.24, -0.06623, 6.459, 6.352, 6.478, 4.901, 6.603, 6.372, 6.434, 6.406, 6.563, 6.362, -0.07861, 6.33, 6.359, 5.928, 5.909, 6.334, 2.186, 6.575, 6.571, 6.626, 6.311, 2.639, 4.576, 5.531, 5.532, 5.946]}, {"marker": {"size": [39.6, 40, 40, 40, 40, 40, 40, 40, 37.8, 37.8, 40, 39.8, 39.8, 38.8, 40, 40, 40]}, "mode": "markers", "name": "relu", "text": ["neuronsE:1024-neuronsD:196-nlayersE:2-nlayersD:2-activation:linear-fulldrop:0.1-drop:0.1-activation_full:relu-lag:12-activation_full:relu", "neuronsE:1024-neuronsD:196-nlayersE:2-nlayersD:3-activation:linear-fulldrop:0.2-drop:0.2-activation_full:relu-lag:18-activation_full:relu", "neuronsE:1024-neuronsD:64-nlayersE:1-nlayersD:1-activation:['elu', 0.4]-fulldrop:0.2-drop:0.0-activation_full:relu-lag:6-activation_full:relu", "neuronsE:128-neuronsD:128-nlayersE:2-nlayersD:2-activation:hard_sigmoid-fulldrop:0.2-drop:0.0-activation_full:relu-lag:18-activation_full:relu", "neuronsE:128-neuronsD:196-nlayersE:2-nlayersD:1-activation:['elu', 0.4]-fulldrop:0.4-drop:0.3-activation_full:relu-lag:18-activation_full:relu", "neuronsE:128-neuronsD:256-nlayersE:1-nlayersD:3-activation:relu-fulldrop:0.3-drop:0.4-activation_full:relu-lag:18-activation_full:relu", "neuronsE:128-neuronsD:512-nlayersE:1-nlayersD:3-activation:['leaky', 0.2]-fulldrop:0.1-drop:0.1-activation_full:relu-lag:12-activation_full:relu", "neuronsE:196-neuronsD:512-nlayersE:1-nlayersD:1-activation:linear-fulldrop:0.2-drop:0.1-activation_full:relu-lag:6-activation_full:relu", "neuronsE:2048-neuronsD:64-nlayersE:3-nlayersD:2-activation:hard_sigmoid-fulldrop:0.1-drop:0.1-activation_full:relu-lag:12-activation_full:relu", "neuronsE:256-neuronsD:1024-nlayersE:3-nlayersD:3-activation:relu-fulldrop:0.0-drop:0.0-activation_full:relu-lag:18-activation_full:relu", "neuronsE:32-neuronsD:2048-nlayersE:3-nlayersD:1-activation:['leaky', 0.2]-fulldrop:0.4-drop:0.1-activation_full:relu-lag:12-activation_full:relu", "neuronsE:32-neuronsD:512-nlayersE:3-nlayersD:2-activation:linear-fulldrop:0.4-drop:0.0-activation_full:relu-lag:12-activation_full:relu", "neuronsE:32-neuronsD:64-nlayersE:3-nlayersD:1-activation:['leaky', 0.2]-fulldrop:0.0-drop:0.1-activation_full:relu-lag:6-activation_full:relu", "neuronsE:512-neuronsD:2048-nlayersE:2-nlayersD:3-activation:relu-fulldrop:0.3-drop:0.5-activation_full:relu-lag:12-activation_full:relu", "neuronsE:512-neuronsD:32-nlayersE:3-nlayersD:3-activation:['elu', 0.4]-fulldrop:0.3-drop:0.1-activation_full:relu-lag:12-activation_full:relu", "neuronsE:512-neuronsD:64-nlayersE:1-nlayersD:2-activation:['elu', 0.4]-fulldrop:0.4-drop:0.3-activation_full:relu-lag:12-activation_full:relu", "neuronsE:64-neuronsD:512-nlayersE:2-nlayersD:2-activation:hard_sigmoid-fulldrop:0.1-drop:0.0-activation_full:relu-lag:6-activation_full:relu"], "type": "scatter", "uid": "497af672-d735-48c5-b474-ffa412ec0e10", "x": [6.275, 5.518, 6.818, 3.756, 5.683, 5.455, 6.714, 6.35, -0.01102, 6.725, 6.385, 6.53, 6.331, 1.502, 6.605, 5.944, 0.5174], "y": [5.967, 5.124, 6.54, 3.609, 5.367, 5.192, 6.429, 6.075, -0.06414, 6.416, 6.124, 6.273, 6.054, 1.436, 6.28, 5.571, 0.4724]}], "layout": {}}
